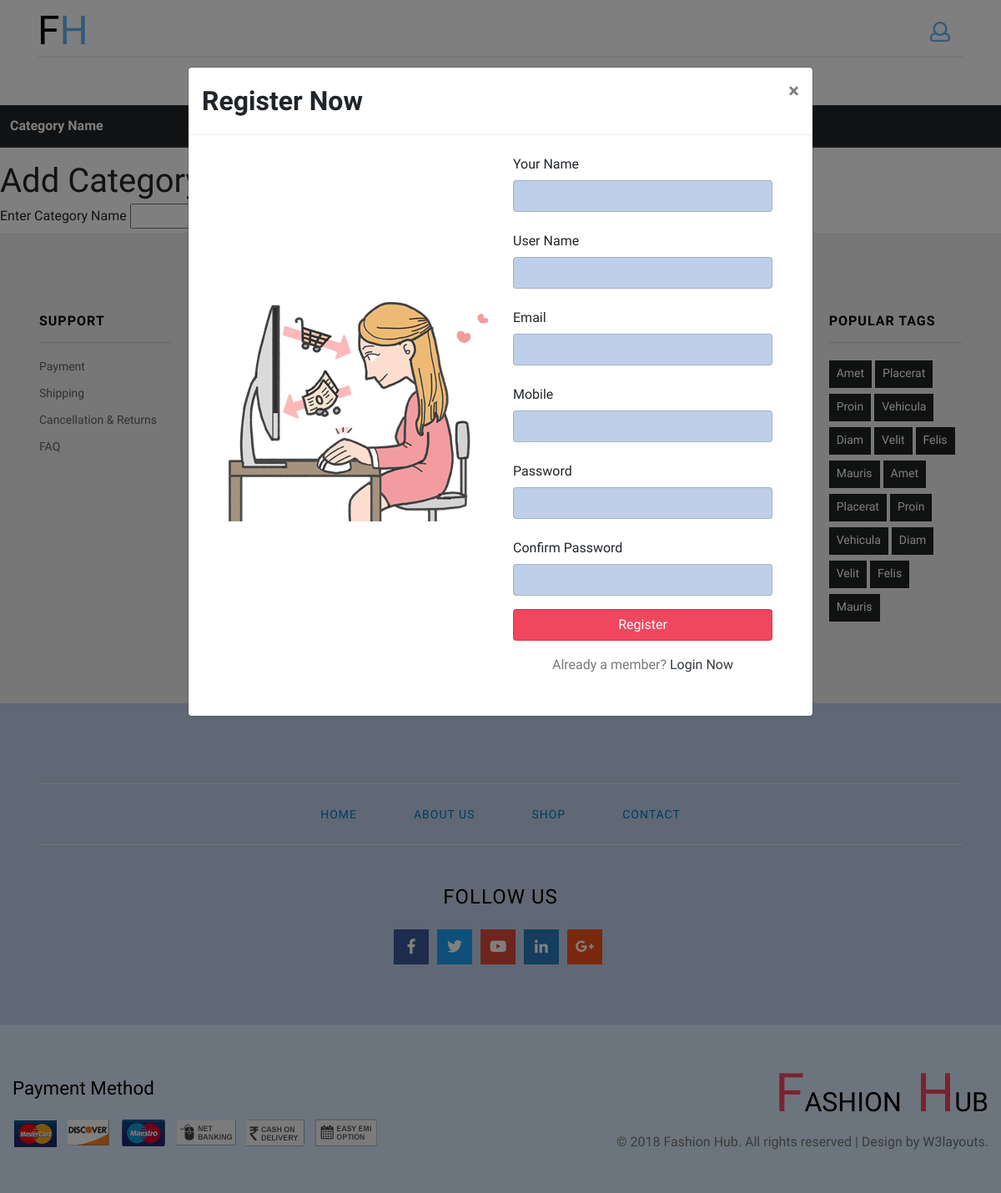
The app's page /Management/manageCategory/, older data.
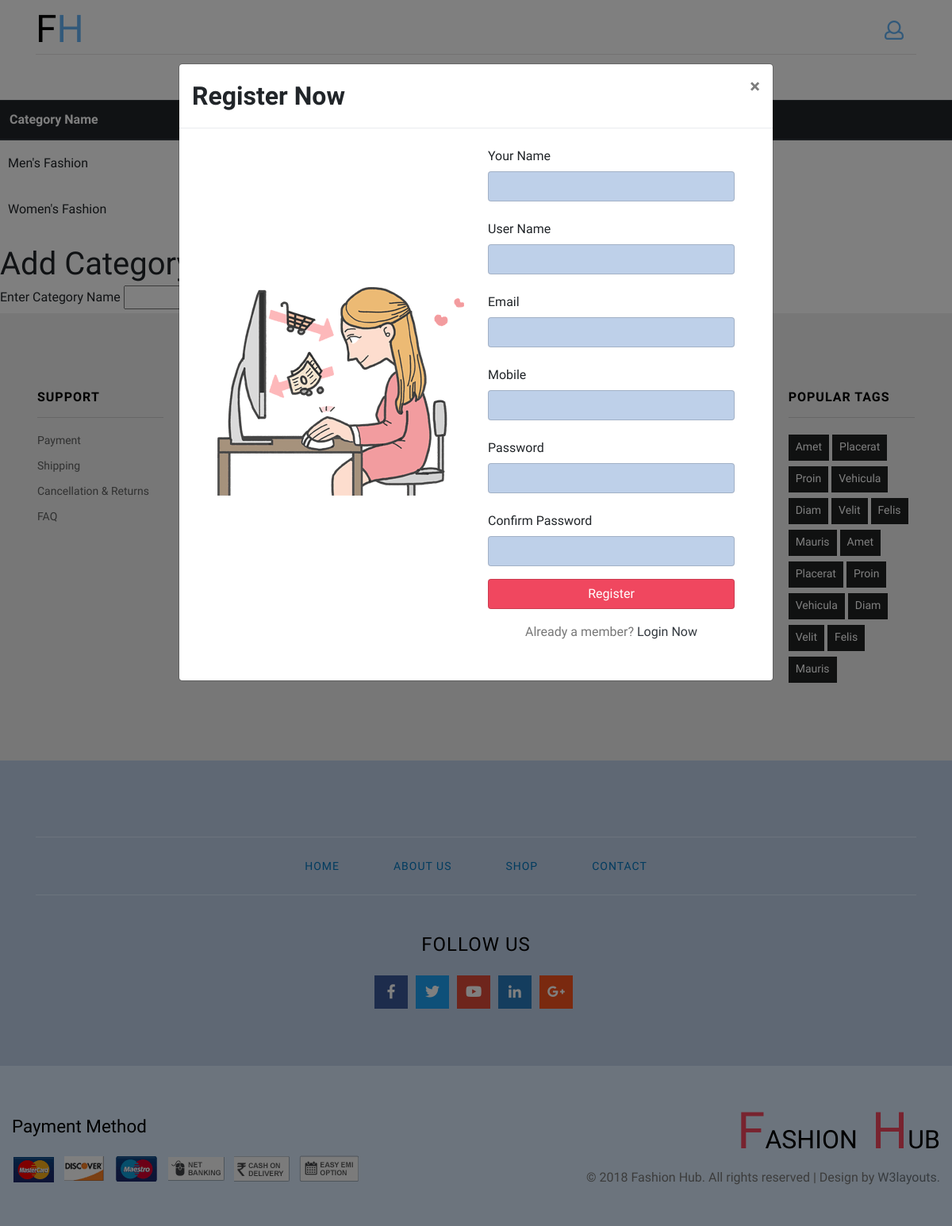
The same page, newer data.
### Management/models.py (models this page shows, shortened)
class Category(models.Model):
    title = models.CharField(max_length=128, blank=True, null=True)

### Management/views.py (the view)
# urls.py: path('manageCategory/', ManageCategory, name='manageCategory'),
def ManageCategory(request):
    d = {'title':'Manage Category'}
    categories = Category.objects.all()
    d.update({"categories":categories})
    if 'addCat' in request.POST:
        t = request.POST['cat']
        Category.objects.create(title = t)
    return render(request, 'manageCateory.html',d)

### templates/manageCateory.html (shortened to what this page needs)
{% extends "base2.html" %} {% block body %} {% load static %}
<table class="table">
  <thead class="thead-dark">
    <tr>
      <th scope="col">Category Name</th>
      <th scope="col">Edit</th>
      <th scope="col">Delete</th>
    </tr>
  </thead>
  <tbody>
    {% for i in categories %}
    <tr>
      <td>{{ i.title }}</td>
      <td><a class="btn btn-primary" href="">Edit</a></td>
      <td><a class="btn btn-danger" href="{% url 'deleteCategory' i.id %}">Delete</a></td>
    </tr>
    {% endfor %}
  </tbody>
</table>
<h1 style:"text-align:center">Add Category</h1>
<form action="" method="post">
    <label for="Title">Enter Category Name</label>
</form>
{% endblock %}

Row changes from the older to the newer data that the page shows:
added Category: title "Men's Fashion"
added Category: title "Women's Fashion"
